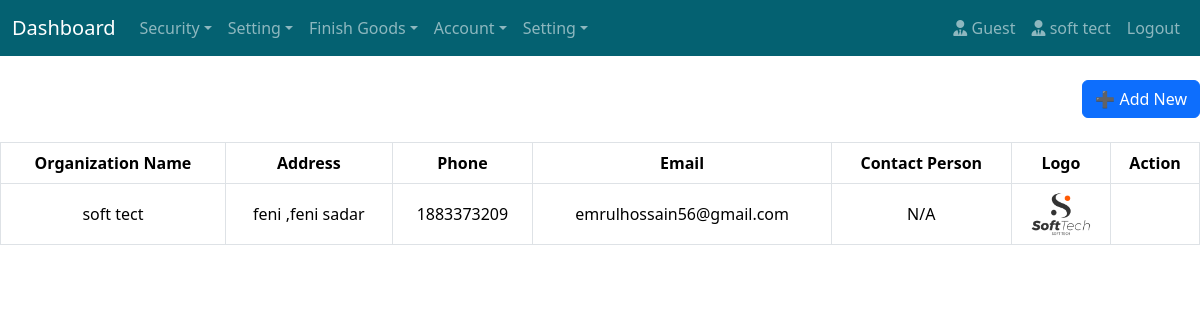
The app's page /Organization/ with its own data.
### inven_app/models.py (models this page shows, shortened)
class Orgnaiztion_add(models.Model):
    Organization_name=models.CharField(max_length=200)
    adress=models.CharField(max_length=200)
    Phone_Number= models.IntegerField()
    email=models.EmailField( max_length=254)
    contact_person=models.CharField( max_length=100)
    Logo=models.ImageField(upload_to='image/', height_field=None, width_field=None, max_length=None)

### inven_app/views.py (the view)
# urls.py: path('Organization/',Organization,name='organization'),
def Organization(request):
    Orga_data=Orgnaiztion_add.objects.all()
    return render(request,'ORGANIZATION/organization.html',{'Orga_data': Orga_data,})

### inven_app/context_processors.py (called while the page is built)
def organization_list(request):
    org = Orgnaiztion_add.objects.first()
    return {'org_name': org}

### inven_app/templates/ORGANIZATION/organization.html
{% extends 'base.html' %}
{% block main %}
<div class="d-grid gap-2 d-md-flex justify-content-md-end mt-4">
    <a href="{% url 'orga_add' %}" class="btn btn-primary">
        ➕ Add New
      </a>
</div>
<div class="mt-4">
        <table class="table table-bordered text-center align-middle">
            <thead style="background-color:#2a9db2; color:white;">
                <tr>
                    <th>Organization Name</th>
                    <th>Address</th>
                    <th>Phone</th>
                    <th>Email</th>
                    <th>Contact Person</th>
                    <th>Logo</th>
                    <th>Action</th>
                </tr>
            </thead>
            <tbody>
               {%for i in Orga_data %}
                <tr>
                    <td>{{i.Organization_name}}</td>
                    <td>{{i.adress}}</td>
                    <td>{{i.Phone_Number}}</td>
                    <td>{{i.email}}</td>
                    <td>{{i.contact_person}}</td>
                    <td>{% if i.Logo %}
                    <img src="{{ i.Logo.url }}" alt="Logo" style="width:60px; height:auto; object-fit:contain;">
                    {% else %}
                      No Logo
                    {% endif %}</td>
                    <td></td>
                </tr>
               {% endfor %}
            </tbody>
        </table>
    </div>
{% endblock  %}

### inven_app/templates/base.html (shortened to what this page needs)
<!doctype html>
<html lang="en">
  <head>
    <link href="https://cdn.jsdelivr.net/npm/bootstrap@5.3.7/dist/css/bootstrap.min.css" rel="stylesheet">
    <link rel="stylesheet" href="https://cdnjs.cloudflare.com/ajax/libs/font-awesome/6.5.0/css/all.min.css">
</head>
  <body>
    <div>
  <!DOCTYPE html>
<html lang="en">
<head>
    <link href="https://cdn.jsdelivr.net/npm/bootstrap@5.3.3/dist/css/bootstrap.min.css" rel="stylesheet">
    <link rel="stylesheet" href="https://cdnjs.cloudflare.com/ajax/libs/font-awesome/6.5.0/css/all.min.css">
    <link rel="stylesheet" href="https://cdn.jsdelivr.net/npm/bootstrap-icons@1.10.5/font/bootstrap-icons.css">
</head>
<body>
<nav class="navbar navbar-expand-lg navbar-dark" style="background-color: #046171ff;">
  <div class="container-fluid">
    <a class="navbar-brand" href="{% url 'home' %}">Dashboard</a>
    <div class="collapse navbar-collapse" id="navbarMain">
      <ul class="navbar-nav me-auto mb-2 mb-lg-0 text-white">
        <li class="nav-item dropdown ">
          <a class="nav-link dropdown-toggle" href="#" data-bs-toggle="dropdown">Security</a>
        </li>
        <li class="nav-item dropdown">
          <a class="nav-link dropdown-toggle" href="#" data-bs-toggle="dropdown">Setting</a>
        </li>
        <li class="nav-item dropdown">
          <a class="nav-link dropdown-toggle" href="#" data-bs-toggle="dropdown">Finish Goods</a>
        </li>
        <li class="nav-item dropdown">
          <a class="nav-link dropdown-toggle" href="#" data-bs-toggle="dropdown">Account</a>
        </li>
        <li class="nav-item dropdown">
          <a class="nav-link dropdown-toggle" href="#" data-bs-toggle="dropdown">Setting</a>
        </li>
      </ul>
      <ul class="navbar-nav">
        <li class="nav-item"><a class="nav-link" href="#">
        <i class="fa-solid fa-user-tie"></i>
        {% if request.user.is_authenticated %}
            {{ request.user.username }}
        {% else %}
            Guest
        {% endif %}
        </a>
        </li>
        <a class="nav-link" href="#"><i class="fa-solid fa-user-tie"></i> {{ org_name.Organization_name }}</a>
        <li class="nav-item"><a class="nav-link" href="{% url 'logout' %}" class="btn btn-danger">Logout</a></li>
      </ul>
    </div>
  </div>
</nav>
{% block main%}
{% endblock%}
</body>
</html>

### records on screen
Orgnaiztion_add: Organization_name "soft tect", adress "feni ,feni sadar", Phone_Number "1883373209", email "emrulhossain56@gmail.com", contact_person "N/A", Logo (picture)
